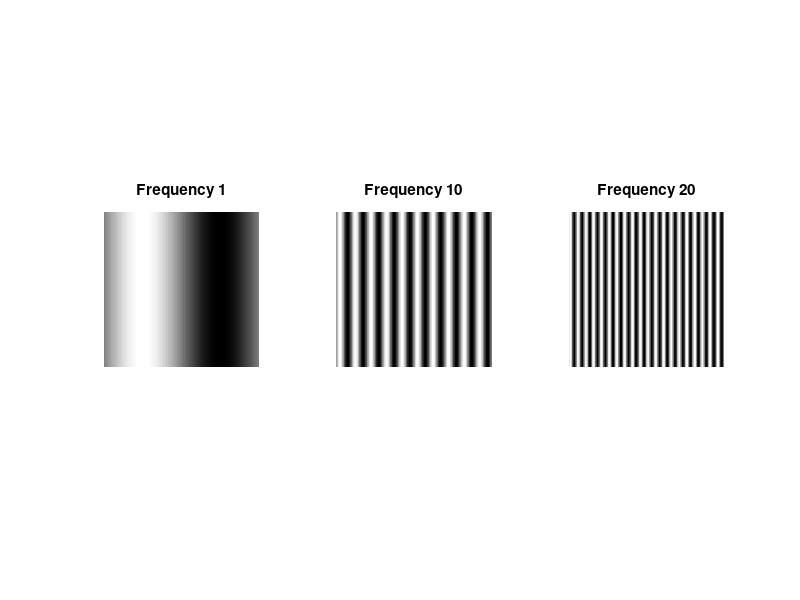

The MATLAB source for this figure:
% Define image size
imageSize = [256, 256];

% Create a grid of coordinates
[x, ~] = meshgrid(1:imageSize(2), 1:imageSize(1));  % Adjusted for vertical direction

% Define frequencies
frequencies = [1, 10, 20];

% Generate sinusoidal waves
sinusoidalWaves = zeros([imageSize, numel(frequencies)]);

for idx = 1:numel(frequencies)
    sinusoidalWaves(:,:,idx) = sin(2 * pi * frequencies(idx) * x / imageSize(2));  % Adjusted for vertical direction
end

% Display the generated waves
figure;
for idx = 1:numel(frequencies)
    subplot(1, numel(frequencies), idx), imshow(sinusoidalWaves(:,:,idx), []), title(['Frequency ', num2str(frequencies(idx))]);
end